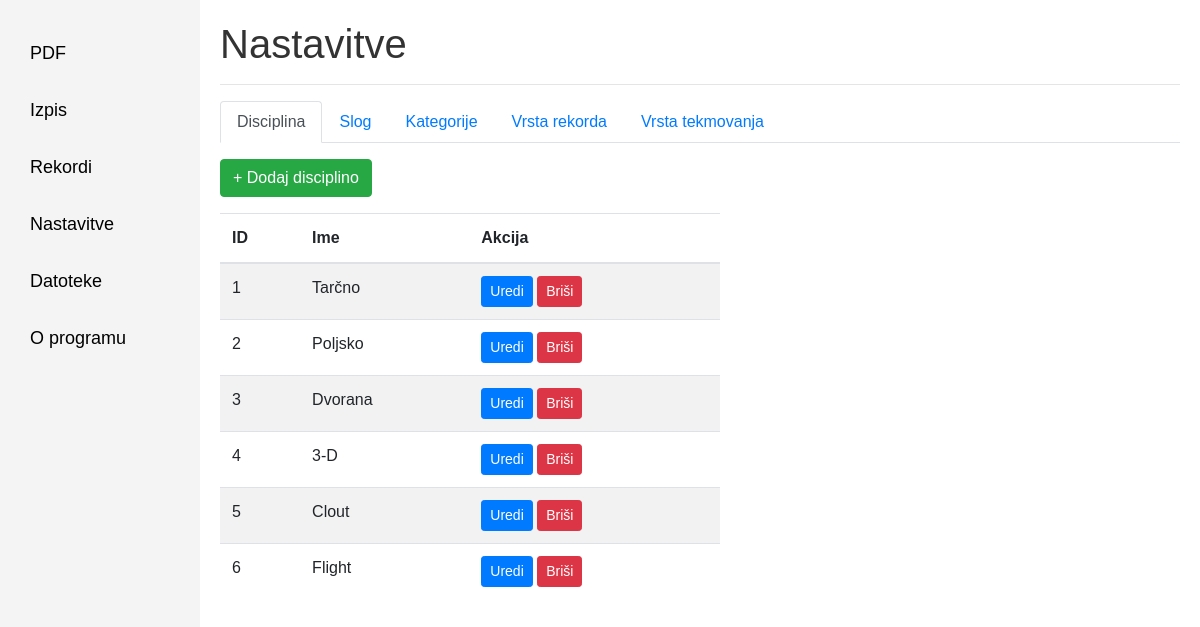
The page /nastavitve on the database its author committed.
### models.py (models this page shows, shortened)
class CompetitionType(db.Model):
    __tablename__ = 'competition_type'
    id = db.Column(db.Integer, primary_key=True)
    name = db.Column(db.String(100), nullable=False, unique=True)

### app.py (the view)
@app.route('/nastavitve')
def nastavitve():
    competition_items = CompetitionType.query.order_by(CompetitionType.id).all()
    style_items = Style.query.order_by(Style.id).all()
    category_items = Category.query.order_by(Category.id).all()
    genders = Gender.query.order_by(Gender.id).all()
    subcategory_items = SubCategory.query.order_by(SubCategory.id).all()
    competition_subtype_items = CompetitionSubType.query.order_by(CompetitionSubType.id).all()
    return render_template(
        'nastavitve.html',
        competition_items=competition_items,
        style_items=style_items,
        category_items=category_items,
        genders=genders,
        subcategory_items=subcategory_items,
        competition_subtype_items=competition_subtype_items,
    )

### templates/nastavitve.html (shortened to what this page needs)
{% extends "base.html" %}
{% block content %}
<h1>Nastavitve</h1>
<hr>
<ul class="nav nav-tabs" id="nastavitveTabs" role="tablist">
  <li class="nav-item">
    <a class="nav-link {% if request.args.get('tab', 'competition') == 'competition' %}active{% endif %}"
       id="competition-tab"
       data-toggle="tab"
       href="#competition"
       role="tab">
       Disciplina
    </a>
  </li>
  <li class="nav-item">
    <a class="nav-link {% if request.args.get('tab') == 'style' %}active{% endif %}"
       id="style-tab"
       data-toggle="tab"
       href="#style"
       role="tab">
       Slog
    </a>
  </li>
  <li class="nav-item">
    <a class="nav-link {% if request.args.get('tab') == 'category' %}active{% endif %}"
       id="category-tab"
       data-toggle="tab"
       href="#category"
       role="tab">
       Kategorije
    </a>
  </li>
    <li class="nav-item">
      <a class="nav-link {% if request.args.get('tab') == 'subcategory' %}active{% endif %}"
         id="subcategory-tab"
         data-toggle="tab"
         href="#subcategory"
         role="tab">
         Vrsta rekorda
      </a>
    </li>
<li class="nav-item">
  <a class="nav-link {% if request.args.get('tab') == 'competition_subtype' %}active{% endif %}"
     id="competition-subtype-tab"
     data-toggle="tab"
     href="#competition_subtype"
     role="tab">
     Vrsta tekmovanja
  </a>
</li>
</ul>
<div class="tab-content mt-3">
  <div class="tab-pane fade {% if request.args.get('tab', 'competition') == 'competition' %} show active {% endif %} " id="competition" role="tabpanel">
    <div class="mb-3">
        <button class="btn btn-success" data-toggle="modal" data-target="#newCompetitionModal">
            + Dodaj disciplino
        </button>
    </div>
    <div style="max-width: 500px;">
    <table class="table table-striped table-hover">
        <thead>
            <tr>
                <th>ID</th>
                <th>Ime</th>
                <th>Akcija</th>
            </tr>
        </thead>
        <tbody>
        {% for item in competition_items %}
            <tr>
                <td>{{ item.id }}</td>
                <td>{{ item.name }}</td>
                <td>
                    <button class="btn btn-sm btn-primary" data-toggle="modal" data-target="#editCompetitionModal" data-id="{{ item.id }}" data-name="{{ item.name }}">Uredi</button>
                    <button class="btn btn-sm btn-danger" data-toggle="modal" data-target="#competitionDeleteModal" data-id="{{ item.id }}" data-name="{{ item.name }}">Briši</button>
                </td>
            </tr>
        {% endfor %}
        </tbody>
    </table>
    </div>
  </div>
</div>
{% endblock %}

### templates/base.html (style rules this page uses)
body { font-family: Arial, sans-serif; display: flex; }
h1 { color: #333; }

### rows shown on the page
CompetitionType: id "1", name "Tarčno"
CompetitionType: id "2", name "Poljsko"
CompetitionType: id "3", name "Dvorana"
CompetitionType: id "4", name "3-D"
CompetitionType: id "5", name "Clout"
CompetitionType: id "6", name "Flight"
